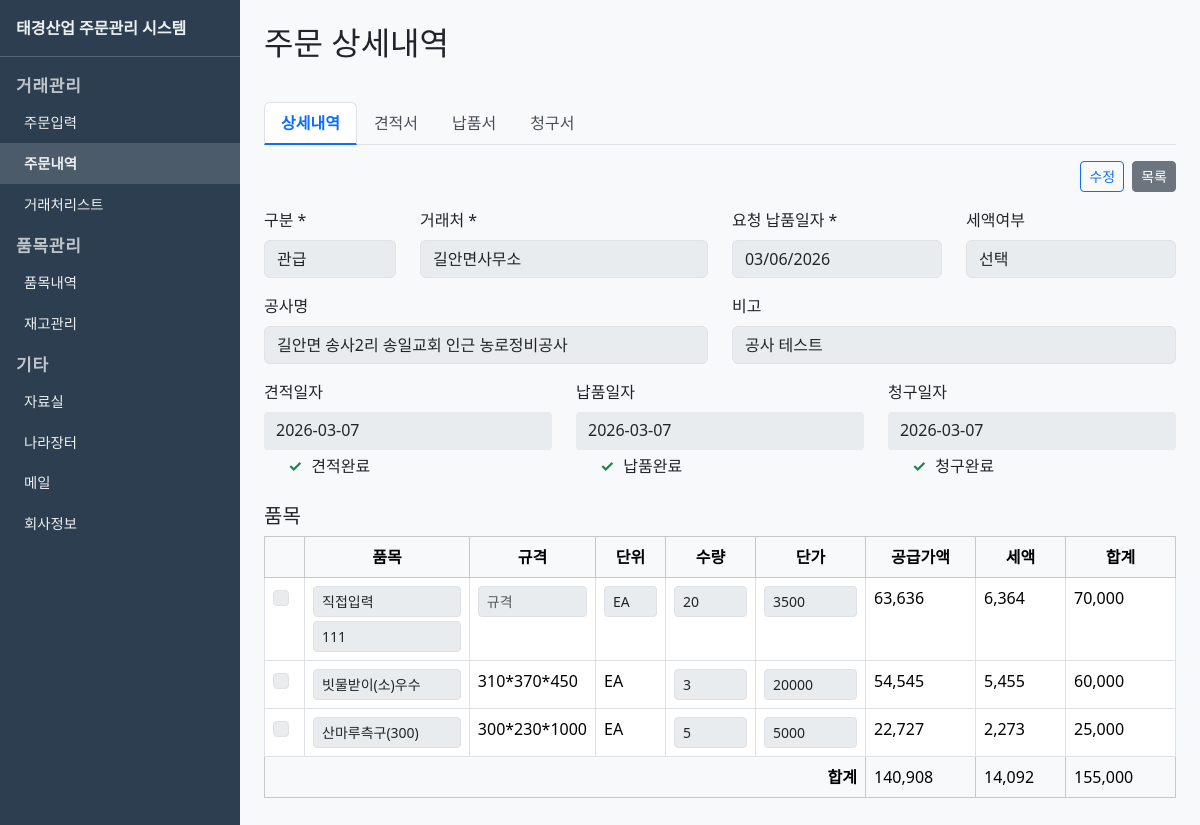
Page /transactions/4/edit on the committed database.
### models.py (models this page shows, shortened)
class Transaction(db.Model):
    __tablename__ = "transactions"
    id = db.Column(db.Integer, primary_key=True)
    code = db.Column(db.String(10), unique=True)
    customer_id = db.Column(db.Integer, db.ForeignKey("customers.id"), nullable=False)
    transaction_date = db.Column(db.Date, nullable=False)
    estimate_date = db.Column(db.Date)
    delivery_date = db.Column(db.Date)
    claim_date = db.Column(db.Date)
    project_name = db.Column(db.String(500))
    memo = db.Column(db.String(500))
    created_at = db.Column(db.DateTime, default=datetime.utcnow)
    updated_at = db.Column(db.DateTime, default=datetime.utcnow, onupdate=datetime.utcnow)
    items = db.relationship("TransactionItem", backref="transaction", lazy=True, cascade="all, delete-orphan")

class TransactionItem(db.Model):
    __tablename__ = "transaction_items"
    id = db.Column(db.Integer, primary_key=True)
    transaction_id = db.Column(db.Integer, db.ForeignKey("transactions.id"), nullable=False)
    item_id = db.Column(db.Integer, db.ForeignKey("items.id"), nullable=False)
    item_name_custom = db.Column(db.String(200))
    spec_custom = db.Column(db.String(100))
    unit_custom = db.Column(db.String(20))
    quantity = db.Column(db.Integer, default=1)
    unit_price = db.Column(db.Integer, default=0)
    supply_amount = db.Column(db.Integer, default=0)
    vat = db.Column(db.Integer, default=0)
    total = db.Column(db.Integer, default=0)
    item = db.relationship("Item", backref="transaction_items")

### routes.py (the view, shortened to what this page needs)
    @app.route("/transactions/<int:id>/edit", methods=["GET", "POST"])
    def transaction_edit(id):
        t = Transaction.query.get_or_404(id)
        customers = Customer.query.order_by(Customer.name).all()
        items = Item.query.order_by(Item.name).all()
        direct_item = _direct_input_item()
        default_date = datetime.utcnow().date().isoformat()
        vat_excluded_initial = t.items and not any(ti.vat > 0 for ti in t.items)
        is_editable = request.args.get("edit") == "1"
        return render_template(
            "transactions/form.html",
            transaction=t,
            customers=customers,
            items=items,
            direct_item=direct_item,
            default_date=default_date,
            vat_excluded_initial=vat_excluded_initial,
            is_editable=is_editable,
        )

### routes.py (called while the page is built)
def _direct_input_item():
    item = Item.query.filter(Item.code == "DIRECT").first()
    if not item:
        item = Item(code="DIRECT", name="직접입력", unit="EA", unit_price=0)
        db.session.add(item)
        db.session.commit()
    return item

### templates/transactions/form.html (shortened to what this page needs)
{% extends "base.html" %}
{% block content %}
<div class="detail-header">
  <h2 class="mb-0">{{ '주문 상세내역' if transaction else '주문 입력' }}</h2>
</div>
{% if transaction %}
{% set is_gwangeup = (transaction.customer.gubun or '') == '관급' %}
<ul class="nav nav-tabs detail-tabs" id="detailTabs" role="tablist">
  <li class="nav-item" role="presentation">
    <button class="nav-link active" id="tab-order" data-bs-toggle="tab" data-bs-target="#pane-order" type="button" role="tab">상세내역</button>
  </li>
  {% if is_gwangeup %}
  <li class="nav-item" role="presentation">
    <button class="nav-link" id="tab-gyeonjeok" data-bs-toggle="tab" data-bs-target="#pane-gyeonjeok" type="button" role="tab">견적서</button>
  </li>
  <li class="nav-item" role="presentation">
    <button class="nav-link" id="tab-napum" data-bs-toggle="tab" data-bs-target="#pane-napum" type="button" role="tab">납품서</button>
  </li>
  <li class="nav-item" role="presentation">
    <button class="nav-link" id="tab-cheonggu" data-bs-toggle="tab" data-bs-target="#pane-cheonggu" type="button" role="tab">청구서</button>
  </li>
  {% endif %}
</ul>
{% endif %}
<div class="tab-content-wrap">
  <div class="order-actions d-flex justify-content-end align-items-center gap-2 mb-3">
    <div id="btnDetailGroup">
    {% if transaction and not (is_editable|default(false)) %}
    <a class="btn btn-outline-primary btn-sm" href="{{ url_for('transaction_edit', id=transaction.id) }}?edit=1">수정</a>
    {% endif %}
    </div>
    <a class="btn btn-secondary btn-sm" href="{{ url_for('transaction_list') }}">목록</a>
  </div>
  <div class="tab-content mt-3" id="detailTabContent">
    <div class="tab-pane fade show active" id="pane-order" role="tabpanel">
      <form method="post" id="transForm" class="{% if transaction and not (is_editable|default(false)) %}form-readonly{% endif %}">
        <div class="row mb-3">
          <div class="col-md-2">
            <label class="form-label">구분 *</label>
            <select id="gubunFilter" name="gubun" class="form-select" required {% if transaction and not (is_editable|default(false)) %}disabled{% endif %}>
              <option value="관급" {{ 'selected' if transaction and transaction.customer and (transaction.customer.gubun or '') == '관급' else '' }}>관급</option>
            </select>
          </div>
          <div class="col-md-4">
            <label class="form-label">거래처 *</label>
            <select name="customer_id" id="customerSelect" class="form-select" required {% if transaction and not (is_editable|default(false)) %}disabled{% endif %}>
              <option value="">선택</option>
            </select>
          </div>
          <div class="col-md-3">
            <label class="form-label">요청 납품일자 *</label>
            <input type="date" name="transaction_date" class="form-control" required
                   value="{{ transaction.transaction_date.isoformat() if transaction else default_date }}" {% if transaction and not (is_editable|default(false)) %}readonly{% endif %}>
          </div>
          <div class="col-md-3">
            <label class="form-label">세액여부</label>
            <select id="vatYeobuSelect" class="form-select" {% if transaction and not (is_editable|default(false)) %}disabled{% endif %}>
              <option value="" {{ 'selected' if not transaction or (transaction.customer.gubun or '') == '관급' or vat_excluded_initial is not defined else '' }}>선택</option>
            </select>
          </div>
        </div>
        <div class="row mb-3">
          <div class="col-md-6">
            <label class="form-label">공사명</label>
            <input type="text" name="project_name" class="form-control" value="{{ transaction.project_name if transaction else '' }}" placeholder="견적서에 표시될 공사명" {% if transaction and not (is_editable|default(false)) %}readonly{% endif %}>
          </div>
          <div class="col-md-6">
            <label class="form-label">비고</label>
            <input type="text" name="memo" class="form-control" value="{{ transaction.memo if transaction else '' }}" {% if transaction and not (is_editable|default(false)) %}readonly{% endif %}>
          </div>
        </div>
        {% if transaction %}
        <div class="row mb-3" id="docStatusSection">
          <div class="col-md-4">
            <label class="form-label">견적일자</label>
            {% if is_editable|default(false) %}
            <input type="date" name="estimate_date" id="estimateDate" class="form-control" value="{{ transaction.estimate_date.isoformat() if transaction.estimate_date else '' }}">
            {% else %}
            <div class="doc-date-display" id="estimateDateDisplay">{{ transaction.estimate_date.strftime('%Y-%m-%d') if transaction.estimate_date else '' }}</div>
            {% endif %}
            {% if is_editable|default(false) %}
            <label class="form-check form-check-inline mt-1"><input type="checkbox" name="estimate_complete" id="estimateComplete" value="1" class="form-check-input doc-complete-cb" {% if transaction.estimate_date %}checked{% endif %}> 견적완료</label>
            {% else %}
            <span class="form-check form-check-inline mt-1"><span class="doc-complete-badge" id="estimateCompleteBadge">{{ '✓' if transaction.estimate_date else '—' }}</span> 견적완료</span>
            {% endif %}
          </div>
          <div class="col-md-4">
            <label class="form-label">납품일자</label>
            {% if is_editable|default(false) %}
            <input type="date" name="delivery_date" id="deliveryDate" class="form-control" value="{{ transaction.delivery_date.isoformat() if transaction.delivery_date else '' }}">
            {% else %}
            <div class="doc-date-display" id="deliveryDateDisplay">{{ transaction.delivery_date.strftime('%Y-%m-%d') if transaction.delivery_date else '' }}</div>
            {% endif %}
            {% if is_editable|default(false) %}
            <label class="form-check form-check-inline mt-1"><input type="checkbox" name="delivery_complete" id="deliveryComplete" value="1" class="form-check-input doc-complete-cb" {% if transaction.delivery_date %}checked{% endif %}> 납품완료</label>
            {% else %}
            <span class="form-check form-check-inline mt-1"><span class="doc-complete-badge" id="deliveryCompleteBadge">{{ '✓' if transaction.delivery_date else '—' }}</span> 납품완료</span>
            {% endif %}
          </div>
          <div class="col-md-4">
            <label class="form-label">청구일자</label>
            {% if is_editable|default(false) %}
            <input type="date" name="claim_date" id="claimDate" class="form-control" value="{{ transaction.claim_date.isoformat() if transaction.claim_date else '' }}">
            {% else %}
            <div class="doc-date-display" id="claimDateDisplay">{{ transaction.claim_date.strftime('%Y-%m-%d') if transaction.claim_date else '' }}</div>
            {% endif %}
            {% if is_editable|default(false) %}
            <label class="form-check form-check-inline mt-1"><input type="checkbox" name="claim_complete" id="claimComplete" value="1" class="form-check-input doc-complete-cb" {% if transaction.claim_date %}checked{% endif %}> 청구완료</label>
            {% else %}
            <span class="form-check form-check-inline mt-1"><span class="doc-complete-badge" id="claimCompleteBadge">{{ '✓' if transaction.claim_date else '—' }}</span> 청구완료</span>
            {% endif %}
          </div>
        </div>
        {% endif %}
        <h5 class="mt-4">품목</h5>
        <table class="table table-bordered" id="itemTable">
          <thead class="table-light">
            <tr>
              <th style="width:40px"></th>
              <th>품목</th>
              <th style="width:90px">규격</th>
              <th style="width:70px">단위</th>
              <th style="width:90px">수량</th>
              <th style="width:110px">단가</th>
              <th style="width:110px">공급가액</th>
              <th style="width:90px">세액</th>
              <th style="width:110px">합계</th>
            </tr>
          </thead>
          <tbody id="itemBody">
            {% if transaction and transaction.items %}
            {% for ti in transaction.items %}
            <tr data-item-id="{{ ti.item_id }}" data-is-direct="{{ '1' if ti.item_id == direct_item.id else '0' }}">
              <td><input type="checkbox" class="form-check-input item-row-check" aria-label="선택"></td>
              <td>
                <select name="item_id[]" class="form-select form-select-sm item-select" {% if transaction and not (is_editable|default(false)) %}disabled{% endif %}>
                  <option value="{{ direct_item.id }}" data-unit="EA" data-spec="" data-price="0" {{ 'selected' if ti.item_id == direct_item.id else '' }}>직접입력</option>
                  {% for i in items %}
                  {% if i.id != direct_item.id %}
                  <option value="{{ i.id }}" data-unit="{{ i.unit }}" data-spec="{{ i.spec or '' }}" data-price="{{ i.unit_price }}" {{ 'selected' if ti.item_id == i.id else '' }}>{{ i.name }}</option>
                  {% endif %}
                  {% endfor %}
                </select>
                <input type="text" name="item_name_custom[]" class="form-control form-control-sm mt-1 item-name-custom" placeholder="품목명 입력" value="{{ ti.item_name_custom or '' }}" style="{{ 'display:none' if ti.item_id != direct_item.id else '' }}" {% if transaction and not (is_editable|default(false)) %}readonly{% endif %}>
              </td>
              <td class="spec-cell"></td>
              <td class="unit-cell"></td>
              <td><input type="number" name="quantity[]" class="form-control form-control-sm qty" min="1" value="{{ ti.quantity }}" {% if transaction and not (is_editable|default(false)) %}readonly{% endif %}></td>
              <td><input type="number" name="unit_price[]" class="form-control form-control-sm unit-price-input" min="0" value="{{ ti.unit_price }}" {% if transaction and not (is_editable|default(false)) %}readonly{% endif %}></td>
              <td class="supply">{{ "{:,}".format(ti.supply_amount) }}</td>
              <td class="vat">{{ "{:,}".format(ti.vat) }}</td>
              <td class="total">{{ "{:,}".format(ti.total) }}</td>
            </tr>
            {% endfor %}
            {% endif %}
          </tbody>
          <tfoot class="table-light">
            <tr>
              <td colspan="6" class="text-end"><strong>합계</strong></td>
              <td id="sumSupply">0</td>
              <td id="sumVat">0</td>
              <td id="sumTotal">0</td>
            </tr>
          </tfoot>
        </table>
      </form>
    </div>
  </div>
</div>
{% endblock %}

### templates/base.html (style rules this page uses)
body { display: flex; min-height: 100vh; margin: 0; }
thead th { text-align: center !important; }

### templates/transactions/form.html (style rules this page uses)
.detail-header { display: flex; justify-content: space-between; align-items: center; margin-bottom: 1rem; }
.detail-tabs { margin-top: 1.5rem; margin-bottom: 0; border-bottom: 1px solid #dee2e6; }
.detail-tabs .nav-link { color: #495057; padding: 0.5rem 1rem; }
.detail-tabs .nav-link.active { font-weight: 600; color: #0d6efd; border-bottom: 2px solid #0d6efd; }
.tab-content-wrap { position: relative; padding-top: 1rem; }
.form-readonly input, .form-readonly select, .form-readonly .form-control, .form-readonly .form-check-input { background: #e9ecef; pointer-events: none; }
.doc-date-display { min-height: 38px; padding: 0.375rem 0.75rem; background: #e9ecef; border-radius: 0.25rem; }
.doc-complete-badge { display: inline-block; width: 1.2em; font-weight: bold; color: #198754; }
.form-readonly .item-row-check { pointer-events: none; }

### rows in the picture
Transaction: estimate_date "✓", delivery_date "✓", claim_date "✓"
TransactionItem: item_name_custom "111", quantity "20", supply_amount "63,636", vat "6,364", total "70,000"
TransactionItem: quantity "3", supply_amount "54,545", vat "5,455", total "60,000"
TransactionItem: quantity "5", supply_amount "22,727", vat "2,273", total "25,000"

### other values in the picture
{{ '주문 상세내역' if transaction else '주문 입력' }} "주문 상세내역"
form field value "빗물받이(소)우수"
form field value "산마루측구(300)"
